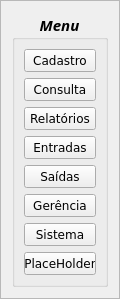
        <widget class="QFrame" name="MainMenuFrame">
         <property name="geometry">
          <rect>
           <x>0</x>
           <y>0</y>
           <width>120</width>
           <height>287</height>
          </rect>
         </property>
         <property name="sizePolicy">
          <sizepolicy hsizetype="Fixed" vsizetype="Fixed">
           <horstretch>0</horstretch>
           <verstretch>0</verstretch>
          </sizepolicy>
         </property>
         <property name="autoFillBackground">
          <bool>true</bool>
         </property>
         <property name="frameShape">
          <enum>QFrame::StyledPanel</enum>
         </property>
         <property name="frameShadow">
          <enum>QFrame::Raised</enum>
         </property>
         <layout class="QGridLayout" name="gridLayout_3">
          <item row="0" column="2">
           <widget class="QGroupBox" name="MenuBox">
            <property name="enabled">
             <bool>true</bool>
            </property>
            <property name="sizePolicy">
             <sizepolicy hsizetype="Fixed" vsizetype="Fixed">
              <horstretch>0</horstretch>
              <verstretch>0</verstretch>
             </sizepolicy>
            </property>
            <property name="minimumSize">
             <size>
              <width>10</width>
              <height>0</height>
             </size>
            </property>
            <property name="sizeIncrement">
             <size>
              <width>0</width>
              <height>0</height>
             </size>
            </property>
            <property name="font">
             <font>
              <family>Sitka Display</family>
              <pointsize>11</pointsize>
              <weight>75</weight>
              <italic>true</italic>
              <bold>true</bold>
              <strikeout>false</strikeout>
              <kerning>true</kerning>
             </font>
            </property>
            <property name="title">
             <string>Menu</string>
            </property>
            <property name="alignment">
             <set>Qt::AlignCenter</set>
            </property>
            <layout class="QGridLayout" name="gridLayout_2">
             <item row="0" column="0">
              <widget class="QPushButton" name="Cadastro_Button">
               <property name="font">
                <font>
                 <family>Verdana</family>
                 <pointsize>9</pointsize>
                 <weight>50</weight>
                 <italic>false</italic>
                 <bold>false</bold>
                </font>
               </property>
               <property name="text">
                <string>Cadastro</string>
               </property>
              </widget>
             </item>
             <item row="6" column="0">
              <widget class="QPushButton" name="Sistema_Button">
               <property name="font">
                <font>
                 <family>Verdana</family>
                 <pointsize>9</pointsize>
                 <weight>50</weight>
                 <italic>false</italic>
                 <bold>false</bold>
                </font>
               </property>
               <property name="text">
                <string>Sistema</string>
               </property>
              </widget>
             </item>
             <item row="3" column="0">
              <widget class="QPushButton" name="Entradas_Button">
               <property name="font">
                <font>
                 <family>Verdana</family>
                 <pointsize>9</pointsize>
                 <weight>50</weight>
                 <italic>false</italic>
                 <bold>false</bold>
                </font>
               </property>
               <property name="text">
                <string>Entradas</string>
               </property>
              </widget>
             </item>
             <item row="2" column="0">
              <widget class="QPushButton" name="Relatorios_Button">
               <property name="font">
                <font>
                 <family>Verdana</family>
                 <pointsize>9</pointsize>
                 <weight>50</weight>
                 <italic>false</italic>
                 <bold>false</bold>
                </font>
               </property>
               <property name="text">
                <string>Relatórios</string>
               </property>
              </widget>
             </item>
             <item row="1" column="0">
              <widget class="QPushButton" name="Consulta_Button">
               <property name="font">
                <font>
                 <family>Verdana</family>
                 <pointsize>9</pointsize>
                 <weight>50</weight>
                 <italic>false</italic>
                 <bold>false</bold>
                </font>
               </property>
               <property name="text">
                <string>Consulta</string>
               </property>
              </widget>
             </item>
             <item row="7" column="0">
              <widget class="QPushButton" name="PlacHoldMenu_Button">
               <property name="font">
                <font>
                 <family>Verdana</family>
                 <pointsize>9</pointsize>
                 <weight>50</weight>
                 <italic>false</italic>
                 <bold>false</bold>
                </font>
               </property>
               <property name="text">
                <string>PlaceHolder</string>
               </property>
              </widget>
             </item>
             <item row="5" column="0">
              <widget class="QPushButton" name="Gerencia_Button">
               <property name="font">
                <font>
                 <family>Verdana</family>
                 <pointsize>9</pointsize>
                 <weight>50</weight>
                 <italic>false</italic>
                 <bold>false</bold>
                </font>
               </property>
               <property name="text">
                <string>Gerência</string>
               </property>
              </widget>
             </item>
             <item row="4" column="0">
              <widget class="QPushButton" name="Saidas_Button">
               <property name="font">
                <font>
                 <family>Verdana</family>
                 <pointsize>9</pointsize>
                 <weight>50</weight>
                 <italic>false</italic>
                 <bold>false</bold>
                </font>
               </property>
               <property name="text">
                <string>Saídas</string>
               </property>
              </widget>
             </item>
            </layout>
           </widget>
          </item>
         </layout>
        </widget>
